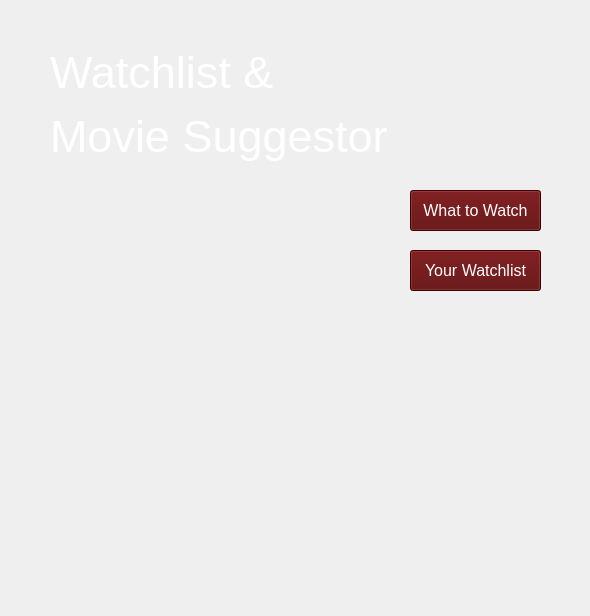
<?xml version="1.0" encoding="UTF-8"?>
<ui version="4.0">
 <class>MoVieZ</class>
 <widget class="QMainWindow" name="MoVieZ">
  <property name="geometry">
   <rect>
    <x>0</x>
    <y>0</y>
    <width>590</width>
    <height>616</height>
   </rect>
  </property>
  <property name="minimumSize">
   <size>
    <width>590</width>
    <height>616</height>
   </size>
  </property>
  <property name="maximumSize">
   <size>
    <width>590</width>
    <height>616</height>
   </size>
  </property>
  <property name="font">
   <font>
    <kerning>false</kerning>
   </font>
  </property>
  <property name="windowTitle">
   <string>MainWindow</string>
  </property>
  <property name="styleSheet">
   <string notr="true">QMainWindow {
    background-image: url(:/pic/mainbacksmall.jpg);
    background-repeat: no-repeat;
    background-position: center;
}


QMainWindow QWidget {
    background-color: rgba(255, 255, 255, 0);  /* Transparent background for child widgets */
}

</string>
  </property>
  <widget class="QWidget" name="centralwidget">
   <widget class="QLabel" name="label">
    <property name="geometry">
     <rect>
      <x>50</x>
      <y>-10</y>
      <width>451</width>
      <height>231</height>
     </rect>
    </property>
    <property name="font">
     <font>
      <pointsize>34</pointsize>
     </font>
    </property>
    <property name="text">
     <string>&lt;html&gt;&lt;head/&gt;&lt;body&gt;&lt;p&gt;&lt;span style=&quot; color:#ffffff;&quot;&gt;Watchlist &amp;amp;&lt;/span&gt;&lt;/p&gt;&lt;p&gt;&lt;span style=&quot; color:#ffffff;&quot;&gt;Movie Suggestor&lt;/span&gt;&lt;/p&gt;&lt;/body&gt;&lt;/html&gt;</string>
    </property>
   </widget>
   <widget class="QPushButton" name="pushButton">
    <property name="geometry">
     <rect>
      <x>410</x>
      <y>190</y>
      <width>131</width>
      <height>41</height>
     </rect>
    </property>
    <property name="font">
     <font>
      <pointsize>12</pointsize>
     </font>
    </property>
    <property name="styleSheet">
     <string notr="true">background-color: rgb(88, 0, 1);
color: rgb(255, 255, 255);
selection-background-color: rgb(0, 0, 255);</string>
    </property>
    <property name="text">
     <string>What to Watch</string>
    </property>
   </widget>
   <widget class="QPushButton" name="pushButton_2">
    <property name="geometry">
     <rect>
      <x>410</x>
      <y>250</y>
      <width>131</width>
      <height>41</height>
     </rect>
    </property>
    <property name="font">
     <font>
      <pointsize>12</pointsize>
     </font>
    </property>
    <property name="styleSheet">
     <string notr="true">background-color: rgb(88, 0, 1);
color: rgb(255, 255, 255);</string>
    </property>
    <property name="text">
     <string>Your Watchlist</string>
    </property>
   </widget>
  </widget>
  <widget class="QMenuBar" name="menubar">
   <property name="geometry">
    <rect>
     <x>0</x>
     <y>0</y>
     <width>590</width>
     <height>21</height>
    </rect>
   </property>
  </widget>
  <widget class="QStatusBar" name="statusbar"/>
 </widget>
 <resources>
  <include location="resource.qrc"/>
 </resources>
 <connections/>
</ui>
